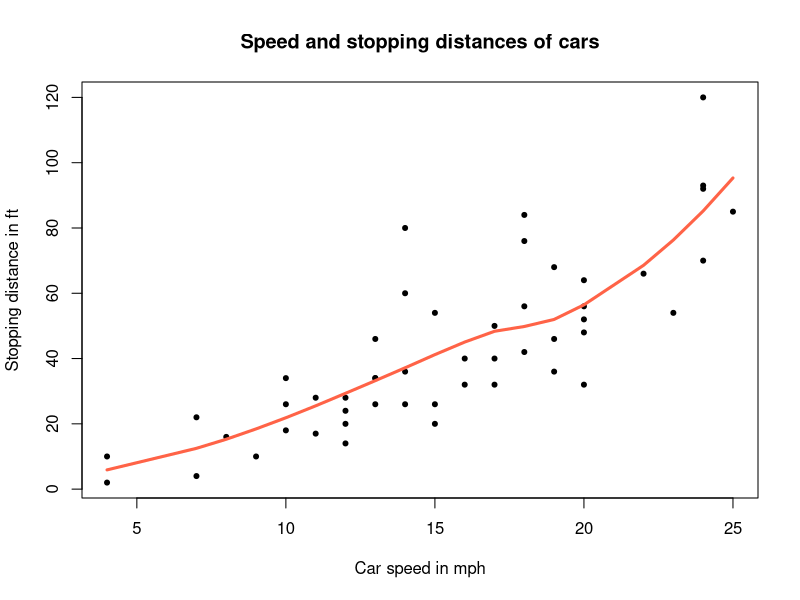
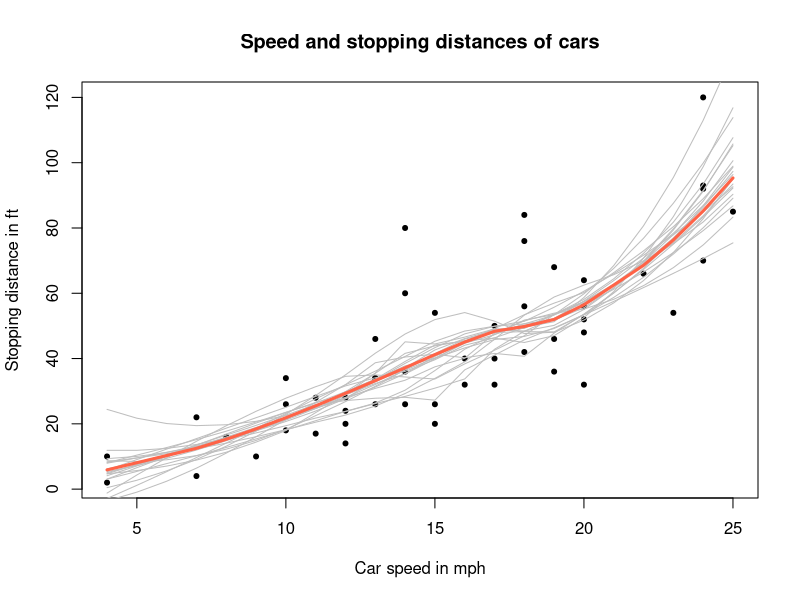
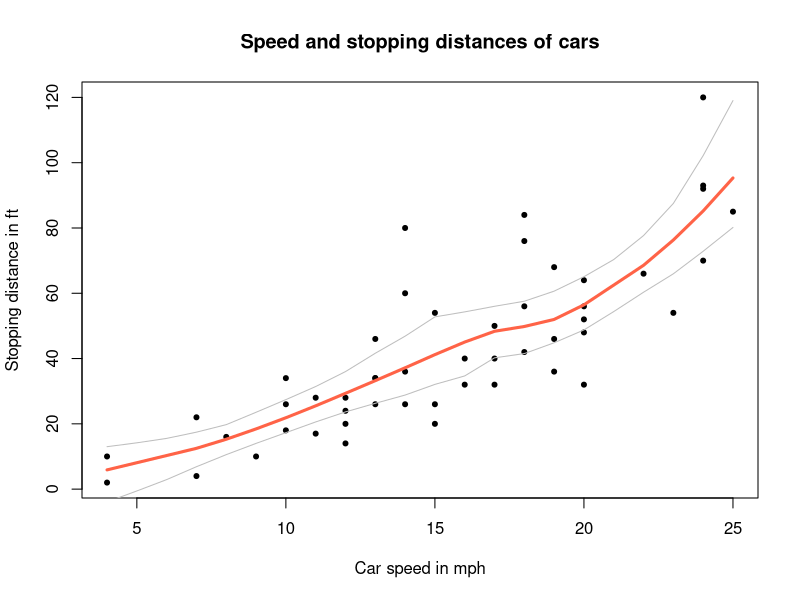

Recreate these plots in R, in order. (Note: this script raises an error after producing the figures.)
#Bootstrapping local regression line chart
#=========================================
library(boot)
plot(cars$speed, cars$dist, pch = 20, col = "black", xlab = "Car speed in mph",
     ylab = "Stopping distance in ft", main = "Speed and stopping distances of cars")
lines(cars$speed, loess(dist ~ speed, cars)$fitted, lwd = 3,
      col = "tomato")

# boot function
boot_fn <- function(data, indices) {
  d <- data[indices, ]
  d <- d[order(d$speed),]
  loess_fit <- loess(dist ~ speed, d,
                     control = loess.control(surface = "direct"))
  predict(loess_fit, data.frame(speed = seq(4, 25, 1)), se = T)$fit
}
loess_boot <- boot(cars, R = 100, statistic = boot_fn)

#Plot
plot(cars$speed, cars$dist, pch = 20, col = "black", xlab = "Car speed in mph",
     ylab = "Stopping distance in ft", main = "Speed and stopping distances of cars")

for(i in sample(nrow(loess_boot$t), 20)) {
  lines(seq(4, 25, 1), loess_boot$t[i,], col = "gray")
}
lines(cars$speed, loess(dist ~ speed, cars)$fitted, lwd = 3,
      col = "tomato")


# confidence intervals
plot(cars$speed, cars$dist, pch = 20, col = "black", xlab = "Car speed in mph",
     ylab = "Stopping distance in ft", main = "Speed and stopping distances of cars")

conf_97.5 <- apply(loess_boot$t, 2, function(x) quantile(x, .975))
conf_2.5 <- apply(loess_boot$t, 2, function(x) quantile(x, .025))
lines(seq(4, 25, 1), conf_97.5, type ="l",
      col = "gray")
lines(seq(4, 25, 1), conf_2.5, type ="l",
      col = "gray")

lines(cars$speed, loess(dist ~ speed, cars)$fitted, lwd = 3,
      col = "tomato")


# practicing
#-------------
data("bodyfat", package = "TH.data")
loess_fit <- loess(DEXfat ~ age, data = bodyfat)
sorted_age <- sort(bodyfat$age)
sorted_fit <- predict(loess_fit, newdata = data.frame(age = sorted_age))
plot(bodyfat$age,bodyfat$DEXfat,pch = 20, col = "black")
lines(sorted_age, sorted_fit,lwd = 3,col="red")

# boot function
boot_fn <- function(data, indices) {
  d <- data[indices, ]
  d <- d[order(d$age),]
  loess_fit <- loess(DEXfat ~ age, d,
                     control = loess.control(surface = "direct"))
  sorted_age <- sort(data$age)
  predict(loess_fit, data.frame(age = sorted_age), se = T)$fit
}
loess_boot <- boot(bodyfat, R = 100, statistic = boot_fn)

plot(bodyfat$age, bodyfat$DEXfat, pch = 20, col = "black", xlab = "Car speed in mph",
     ylab = "Stopping distance in ft", main = "Speed and stopping distances of cars")

for(i in sample(nrow(loess_boot$t), 20)) {
  lines(sorted_age, loess_boot$t[i,], col = "gray")
}
lines(sorted_age, sorted_fit,lwd = 3,col="red")


